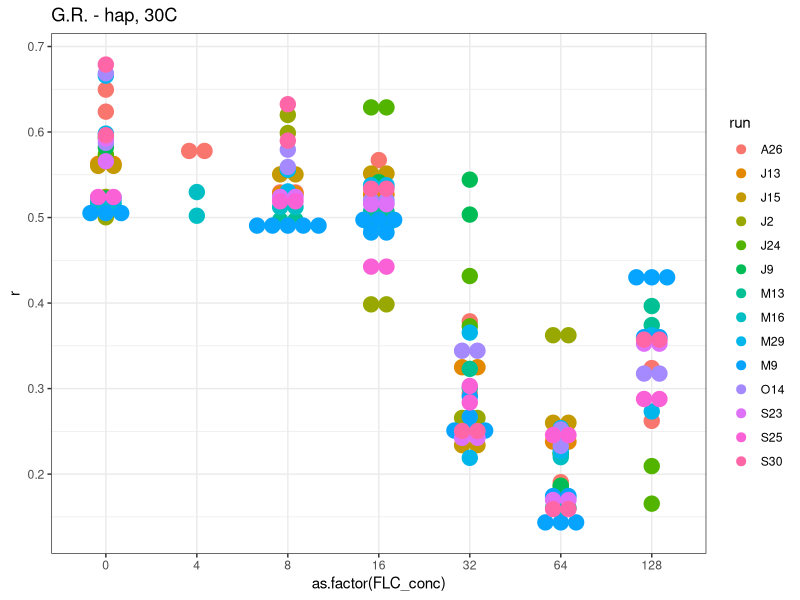
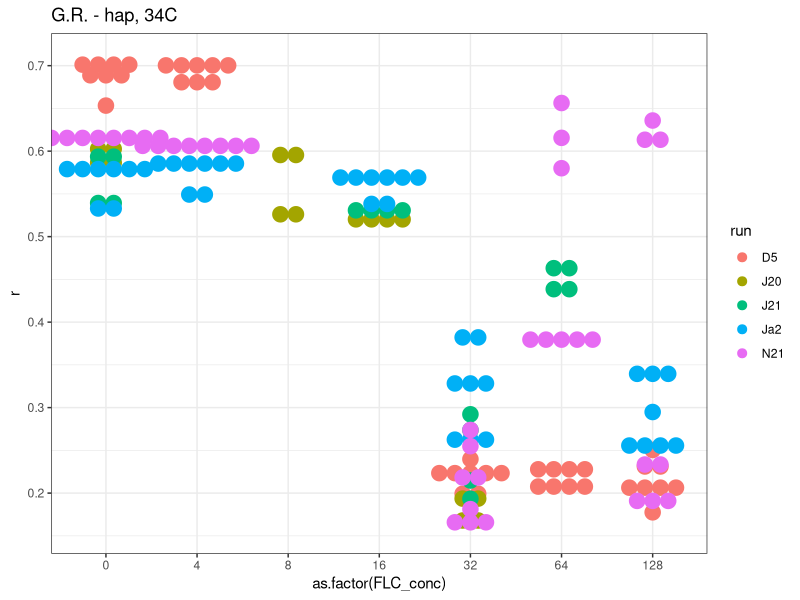
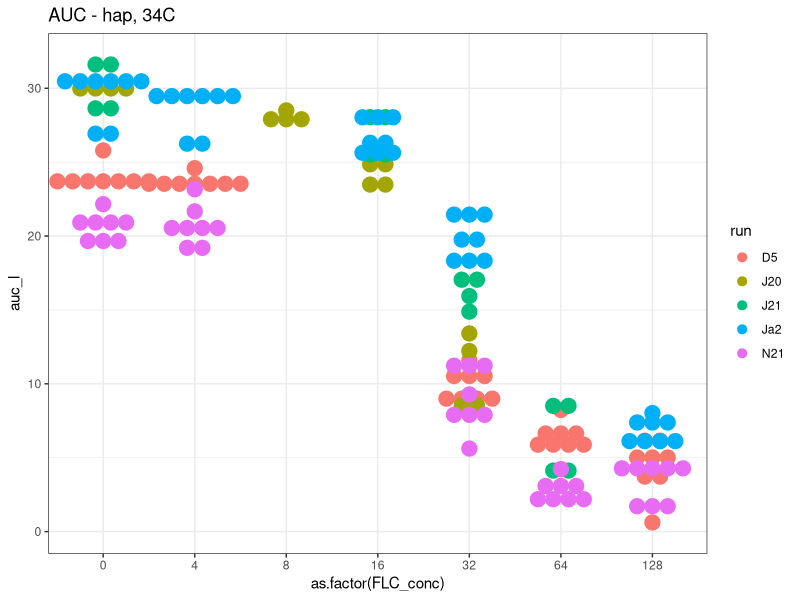
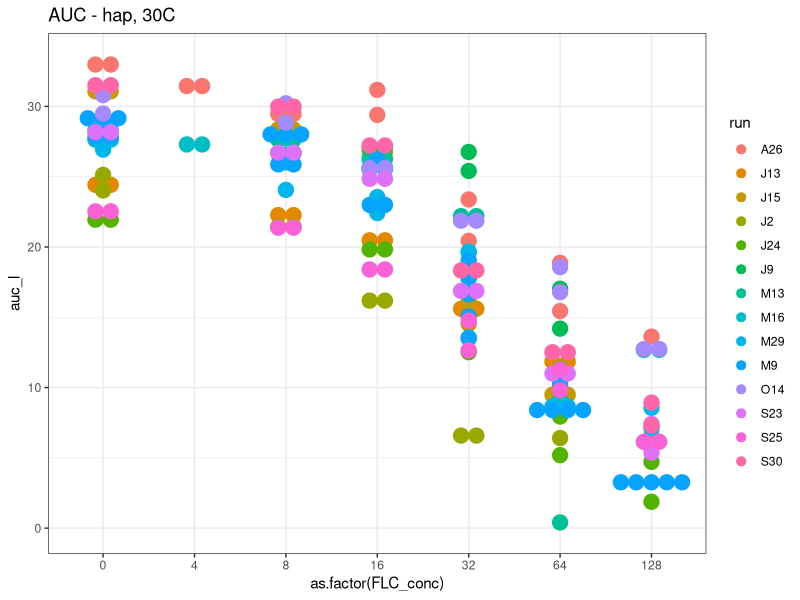
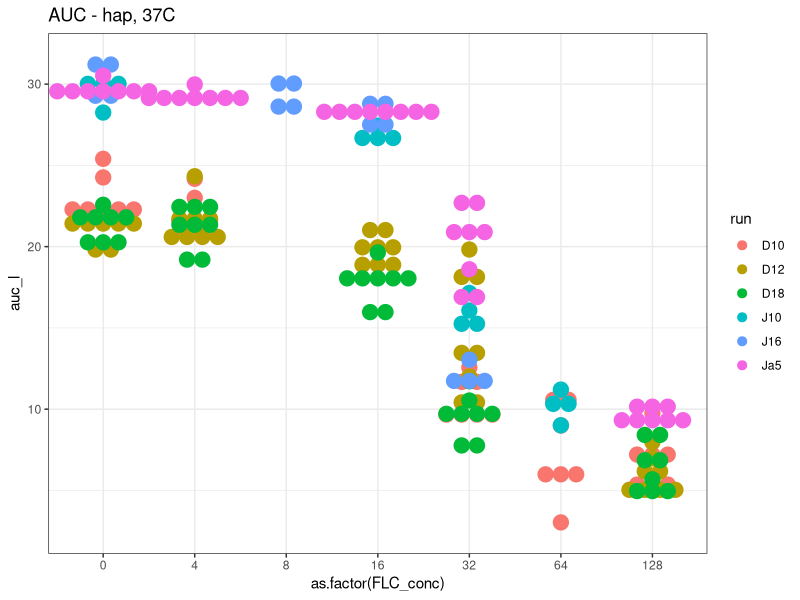
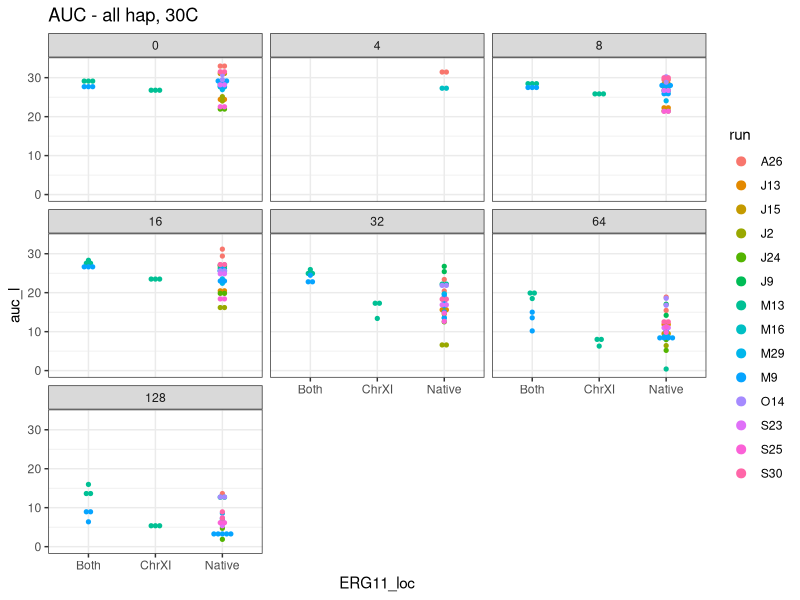
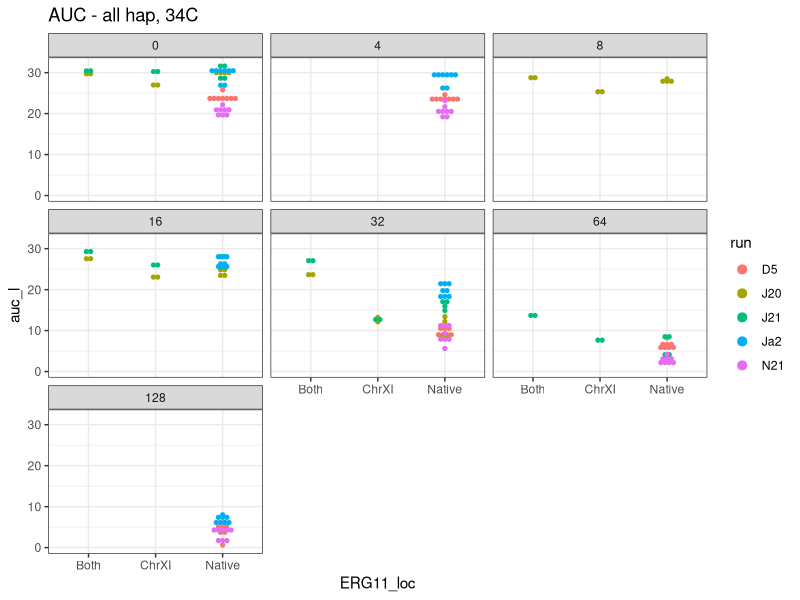
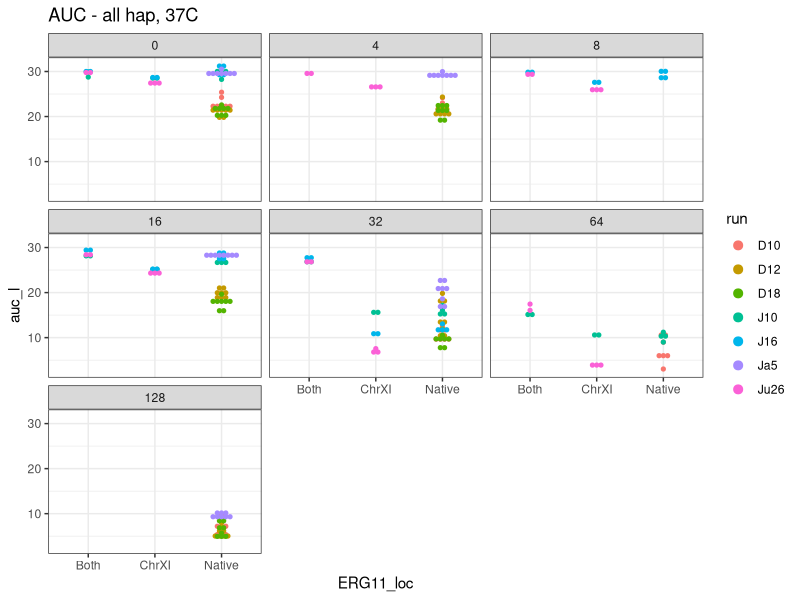

Write the R code that produced these figures, in order.
## ---- chunk 1
library(ggplot2)
library(readxl)
library(forcats)
library(tidyverse)

All_growthcurve_output = read_excel("Control_growthcurve_output_2026Jan9.xlsx")
## ---- chunk 2
#separate by type - haploid and diploid - and temperature, within each type
Haploids=All_growthcurve_output[All_growthcurve_output$Type=="Haploid",]
Haploids30C=Haploids[Haploids$Temperature==30,]
Haploids34C=Haploids[Haploids$Temperature==34,]
Haploids37C=Haploids[Haploids$Temperature==37,]

Haploidcontrols=Haploids[Haploids$ERG11_loc=="Native",]
Haploidcontrols30C=Haploidcontrols[Haploidcontrols$Temperature==30,]
Haploidcontrols34C=Haploidcontrols[Haploidcontrols$Temperature==34,]
Haploidcontrols37C=Haploidcontrols[Haploidcontrols$Temperature==37,]
  
Diploids=All_growthcurve_output[All_growthcurve_output$Type=="Diploid",]
Diploid30C=Diploids[Diploids$Temperature==30,]
Diploid34C=Diploids[Diploids$Temperature==34,]
Diploid37C=Diploids[Diploids$Temperature==37,]

HvD=All_growthcurve_output[All_growthcurve_output$ERG11_loc=="Native",]
#HvD=HvD[HvD$Strain!="DGY3627",]
Hvd30C=HvD[HvD$Temperature==30,]
Hvd34C=HvD[HvD$Temperature==34,]
Hvd37C=HvD[HvD$Temperature==37,]

#Look for outliers within each type
ggplot(Haploidcontrols30C,aes(x=as.factor(FLC_conc),y=r)) + geom_dotplot(binaxis="y", stackdir="center", aes(fill=run, color=run)) + ggtitle("G.R. - hap, 30C") + theme_bw()
#J9 is a visible outlier at 16 and 32 ng/uL.

ggplot(Haploidcontrols34C,aes(x=as.factor(FLC_conc),y=r)) + geom_dotplot(binaxis="y", stackdir="center", aes(fill=run, color=run)) + ggtitle("G.R. - hap, 34C") + theme_bw()

ggplot(Haploidcontrols34C,aes(x=as.factor(FLC_conc),y=auc_l)) + geom_dotplot(binaxis="y", stackdir="center", aes(fill=run, color=run)) + ggtitle("AUC - hap, 34C") + theme_bw()
#AUC more realistic at higher temp and FLC conc.
#N21 is a total outlier batch. D5 doesn't look great either. Remove both.

ggplot(Haploidcontrols30C,aes(x=as.factor(FLC_conc),y=auc_l)) + geom_dotplot(binaxis="y", stackdir="center", aes(fill=run, color=run)) + ggtitle("AUC - hap, 30C") + theme_bw()

ggplot(Haploidcontrols37C,aes(x=as.factor(FLC_conc),y=auc_l)) + geom_dotplot(binaxis="y", stackdir="center", aes(fill=run, color=run)) + ggtitle("AUC - hap, 37C") + theme_bw()
#All D batches are wildly different than other batches. Remove them all.

ggplot(Haploids30C,aes(x=ERG11_loc,y=auc_l)) + geom_dotplot(binaxis="y", stackdir="center", aes(fill=run, color=run)) + facet_wrap(~FLC_conc) + ggtitle("AUC - all hap, 30C") + theme_bw()
#Roughly makes sense

ggplot(Haploids34C,aes(x=ERG11_loc,y=auc_l)) + geom_dotplot(binaxis="y", stackdir="center", aes(fill=run, color=run)) + facet_wrap(~FLC_conc) + ggtitle("AUC - all hap, 34C") + theme_bw()

ggplot(Haploids37C,aes(x=ERG11_loc,y=auc_l)) + geom_dotplot(binaxis="y", stackdir="center", aes(fill=run, color=run)) + facet_wrap(~FLC_conc) + ggtitle("AUC - all hap, 37C") + theme_bw()
#And again

#Note - the removed high temp batches: N21, and D batches, were Nov-Dec 2025, all made from a single batch of media, which might be why they were all off and different than all other batches.
## ---- chunk 3

Filtered_growthcurve_output=All_growthcurve_output[All_growthcurve_output$run!="J9",]
#Filtered_growthcurve_output=Filtered_growthcurve_output[Filtered_growthcurve_output$run!="A26",]
Filtered_growthcurve_output=Filtered_growthcurve_output[Filtered_growthcurve_output$run!="N21",]
Filtered_growthcurve_output=Filtered_growthcurve_output[Filtered_growthcurve_output$run!="D5",]
Filtered_growthcurve_output=Filtered_growthcurve_output[Filtered_growthcurve_output$run!="D10",]
Filtered_growthcurve_output=Filtered_growthcurve_output[Filtered_growthcurve_output$run!="D12",]
Filtered_growthcurve_output=Filtered_growthcurve_output[Filtered_growthcurve_output$run!="D18",]

#separate by type
Haploids=Filtered_growthcurve_output[Filtered_growthcurve_output$Type=="Haploid",]
Haploids30C=Haploids[Haploids$Temperature==30,]
Haploids34C=Haploids[Haploids$Temperature==34,]
Haploids37C=Haploids[Haploids$Temperature==37,]

Haploidcontrols=Haploids[Haploids$ERG11_loc=="Native",]
Haploidcontrols30C=Haploidcontrols[Haploidcontrols$Temperature==30,]
Haploidcontrols34C=Haploidcontrols[Haploidcontrols$Temperature==34,]
Haploidcontrols37C=Haploidcontrols[Haploidcontrols$Temperature==37,]
  
Diploids=Filtered_growthcurve_output[Filtered_growthcurve_output$Type=="Diploid",]
Diploid30C=Diploids[Diploids$Temperature==30,]
Diploid34C=Diploids[Diploids$Temperature==34,]
Diploid37C=Diploids[Diploids$Temperature==37,]

HvD=Filtered_growthcurve_output[Filtered_growthcurve_output$ERG11_loc=="Native",]
Hvd30C=HvD[HvD$Temperature==30,]
Hvd34C=HvD[HvD$Temperature==34,]
Hvd37C=HvD[HvD$Temperature==37,]
## ---- chunk 4
ggplot(Haploidcontrols,aes(x=as.factor(Temperature),y=auc_l)) + geom_dotplot(binaxis="y", stackdir="center", aes(fill=run, color=run)) + facet_wrap(~FLC_conc) +ggtitle("AUC - haploid") + theme_bw()

#Haploidcontrols_relconcs=Haploidcontrols[Haploidcontrols$FLC_conc!=4,]
#Haploidcontrols_relconcs=Haploidcontrols_relconcs[Haploidcontrols_relconcs$FLC_conc!=128,]
#ggplot(Haploidcontrols_relconcs,aes(x=as.factor(Temperature),y=auc_l)) + geom_dotplot(binaxis="y", stackdir="center", aes(fill=run, color=run)) + facet_wrap(~FLC_conc) +ggtitle("AUC - hap - common concs") + theme_bw()
## ---- chunk 5
HaploidcontrolAUCsummary=aggregate(Haploidcontrols$auc_l,list(Haploidcontrols$FLC_conc, Haploidcontrols$Temperature),mean)
colnames(HaploidcontrolAUCsummary)=c("FLC_conc","Temperature","mean_AUC")

#Make everything relative to 30C/noFLC
HaploidcontrolAUCsummary$rel_AUC=HaploidcontrolAUCsummary$mean_AUC/HaploidcontrolAUCsummary$mean_AUC[1]
#Express it as a percentage
HaploidcontrolAUCsummary$rel_AUC=HaploidcontrolAUCsummary$rel_AUC*100

Hmap=ggplot(HaploidcontrolAUCsummary, aes(x=as.factor(FLC_conc), y=as.factor(Temperature), fill=rel_AUC)) + geom_tile() + scale_fill_gradient(low="khaki1", high="limegreen") + theme_bw() + theme(panel.border=element_blank(), panel.grid.major=element_blank(), panel.grid.minor=element_blank(), axis.text=element_text(face="bold", size=10), axis.title=element_text(face="bold", size=12)) + xlab("FLC conc ng/uL") + ylab("Temperature C")

Hmap
ggsave("./HaploidcontrolAUChmap.pdf", plot = Hmap, device = "pdf")
## ---- chunk 6
#95% CIs are 1.96 X standard deviation / sqrt (# observations). Calculated here from across replicates for each strain/conc, and added as a vertical line to each strain/conc.

Haploidcontrols %>%
  group_by(Temperature,FLC_conc) %>%
  summarise(
    sem=1.96*sd(auc_l)/sqrt(n()),
    auc=mean(auc_l),
  ) -> Meanerror

Meanerror

write.table(Meanerror, "AUC_meanserrors.csv", row.names=FALSE)

ggplot(Meanerror, aes(x=as.factor(FLC_conc), y=auc)) + geom_dotplot(binaxis="y", stackdir="center", aes(fill=as.factor(Temperature), color=as.factor(Temperature))) + geom_errorbar(width=0, aes(ymin=auc-sem, ymax=auc+sem)) + ggtitle("Control strain AUC")  + theme_bw()

ggplot(Meanerror, aes(x=FLC_conc, y=auc, color=as.factor(Temperature))) + geom_line() + geom_point() + geom_errorbar(width=0, aes(ymin=auc-sem, ymax=auc+sem)) + ggtitle("Control strain AUC")  + theme_bw()
## ---- chunk 7
#95% CIs are 1.96 X standard deviation / sqrt (# observations). Calculated here from across replicates for each strain/conc, and added as a vertical line to each strain/conc.

HvD %>%
  group_by(Temperature,FLC_conc, Type) %>%
  summarise(
    sem=1.96*sd(auc_l)/sqrt(n()),
    auc=mean(auc_l),
  ) -> Meanerror_HvD

Meanerror_HvD

write.table(Meanerror_HvD, "HvD_AUCmeanserror.csv", row.names=FALSE, sep = "\t")

ggplot(Meanerror_HvD, aes(x=as.factor(FLC_conc), y=auc, color=as.factor(Temperature), shape=Type, linetype=Type)) + geom_point(position=position_dodge(width=0.5), size=3) + geom_errorbar(aes(ymin=auc-sem, ymax=auc+sem), position=position_dodge(width=0.5), width=0.1) + scale_shape_manual(values=c("Haploid"=16, "Diploid"=1)) + scale_color_manual(values=c("30"="yellow3","34"="darkorange","37"="red"), name="Temp. (°C)") + scale_linetype_manual(values=c("Haploid"="solid", "Diploid"="dashed"), name="Background ploidy") + labs(x="FLC conc ng/uL", y="Mean AUC", title="Growth by temp. and type, across concs") + theme_bw()


ggplot(Meanerror_HvD, aes(x=FLC_conc, y=auc, color=as.factor(Temperature), linetype=Type, group=interaction(Temperature, Type))) + geom_line() + geom_point(size=1.5) + geom_errorbar(aes(ymin=auc-sem, ymax=auc+sem), width=0.1) + scale_color_manual(values=c("30"="yellow3","34"="darkorange","37"="red"), name="Temperature (°C)") + scale_linetype_manual(values=c("Haploid"="solid", "Diploid"="dashed"), name="Type") + labs(x="FLC conc ng/uL", y="Mean AUC", title="Growth across FLC, temps, ploidy") + theme_bw()
